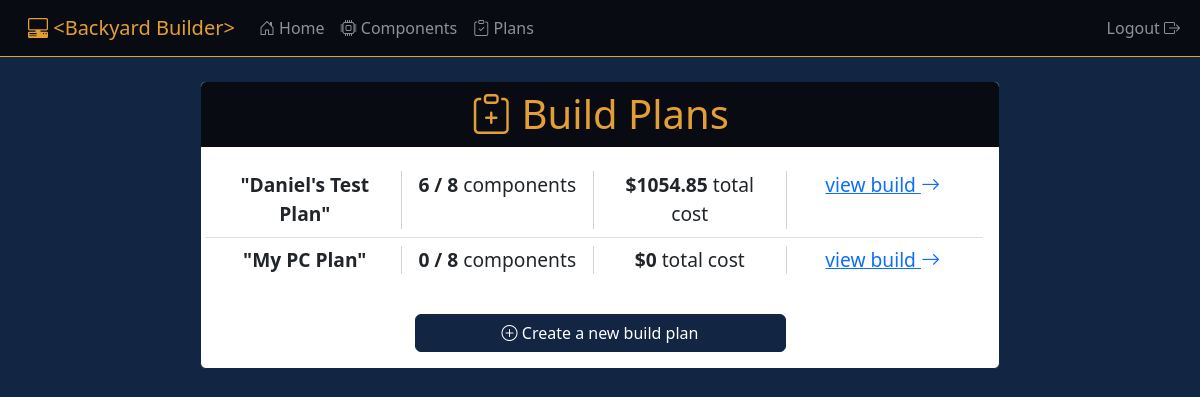
Page /builds/ (signed in) on the earlier database version.
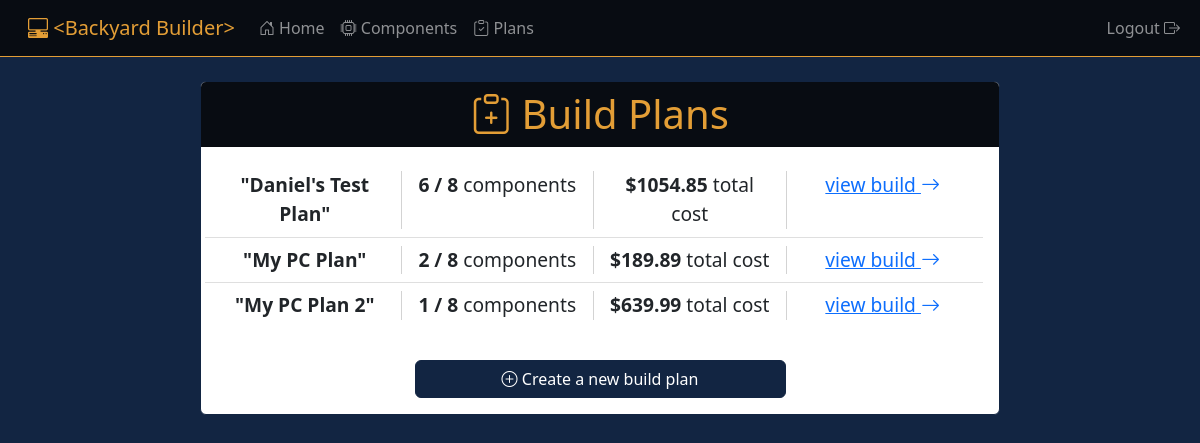
Same page on the later database version.
### builds/models.py (models this page shows, shortened)
class Build(models.Model):
    name = models.CharField(max_length=75, default='My PC Plan')
    user = models.ForeignKey(User, on_delete=models.CASCADE)
    case = models.ForeignKey(Case, on_delete=models.SET_NULL, null=True, default=None)
    cooler = models.ForeignKey(Cooler, on_delete=models.SET_NULL, null=True, default=None)
    cpu = models.ForeignKey(CPU, on_delete=models.SET_NULL, null=True, default=None)
    graphics = models.ForeignKey(Graphics, on_delete=models.SET_NULL, null=True, default=None)
    motherboard = models.ForeignKey(Motherboard, on_delete=models.SET_NULL, null=True, default=None)
    powersupply = models.ForeignKey(PowerSupply, on_delete=models.SET_NULL, null=True, default=None)
    ram = models.ForeignKey(RAM, on_delete=models.SET_NULL, null=True, default=None)
    storage = models.ForeignKey(Storage, on_delete=models.SET_NULL, null=True, default=None)
    def total_price(self):
        total_price = 0
        components = []
        if self.case is not None:
            components.append(self.case)
        if self.cooler is not None:
            components.append(self.cooler)
        if self.cpu is not None:
            components.append(self.cpu)
        if self.graphics is not None:
            components.append(self.graphics)
        if self.motherboard is not None:
            components.append(self.motherboard)
        if self.powersupply is not None:
            components.append(self.powersupply)
        if self.ram is not None:
            components.append(self.ram)
        if self.storage is not None:
            components.append(self.storage)
        for component in components:
            total_price += component.price
        return round(total_price, 2)
    def component_count(self):
        count = 0
        if self.case is not None:
            count += 1
        if self.cooler is not None:
            count += 1
        if self.cpu is not None:
            count += 1
        if self.graphics is not None:
            count += 1
        if self.motherboard is not None:
            count += 1
        if self.powersupply is not None:
            count += 1
        if self.ram is not None:
            count += 1
        if self.storage is not None:
            count += 1
        return count

### components/models.py (models this page shows, shortened)
class Component(models.Model):
    name = models.CharField(max_length=300)
    manufacturer = models.CharField(max_length=100)
    price = models.FloatField()
    image = models.ImageField(default='component_images/default_component.png', upload_to='component_images')
    link = models.URLField()

### builds/views.py (the view)
# urls.py: path('', views.build_list, name='build_list'),
@login_required
def build_list(request):
    context = {}
    user = request.user
    builds = Build.objects.filter(user=user)
    context['builds'] = builds
    return render(request, 'builds/build_list.html', context)

### builds/templates/builds/build_list.html
{% extends 'dashboard/base.html' %}
{% block body %}
    <div class="col-8 offset-2 my-4">
        <div class="card">
            <h1 class="card-header text-center">
                <i class="bi bi-clipboard-plus"></i>
                Build Plans
            </h1>
            <div class="row card-body">
                {% if not builds %}
                    <h4 class="card-title text-center mt-4">You haven't created any builds yet!</h4>
                {% else %}
                    <ul class="list-group list-group-flush">
                        {% for build in builds %}
                            <li class="list-group-item" style="font-size: 1.2em">
                                <div class="row">
                                    <div class="col-3 text-center" style="border-right: 1px solid lightgrey;">
                                        <strong>"{{ build.name }}"</strong>
                                    </div>
                                    <div class="col-3 text-center" style="border-right: 1px solid lightgrey;">
                                        <strong>{{ build.component_count }}&nbsp;/&nbsp;8</strong> components
                                    </div>
                                    <div class="col-3 text-center" style="border-right: 1px solid lightgrey;">
                                        <strong>${{ build.total_price }}</strong> total cost
                                    </div>
                                    <div class="col-3 text-center">
                                        <a href="{% url 'builds:view_build' build.id %}">
                                            view build
                                            <i class="bi bi-arrow-right"></i>
                                        </a>
                                    </div>
                                </div>
                            </li>
                        {% endfor %}
                    </ul>
                {% endif %}
            </div>
            <div class="row card-body">
                <div class="d-grid gap-2 col-6 mx-auto">
                    <a href="{% url 'builds:new_build' %}" class="btn btn-primary btn-block">
                        <i class="bi bi-plus-circle"></i>
                        Create a new build plan
                    </a>
                </div>
            </div>
        </div>
    </div>
{% endblock %}

Differences in the rows shown:
changed Build "My PC Plan": component_count "0" → "2"; total_price "0" → "189.89"
added Build: name "My PC Plan 2", component_count "1", total_price "639.99"
